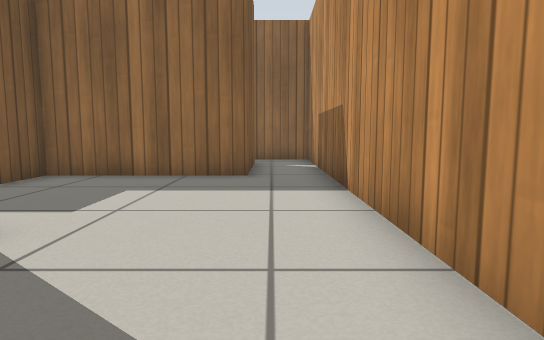
view 1 (above)

15 first-person views from a walk through a Gazebo world. The camera is 0.5 m above the floor, tilts 6° down and sees 75° across. The floor is counted in squares, 0.5 m on a side. Each view is taken from the middle of a square. On the plan, view 1 faces up. The plan holds only what a view shows up to about 13 squares ahead; the rest is blank. Simple patterns stand in for the simulator's built-in surfaces.

view 2
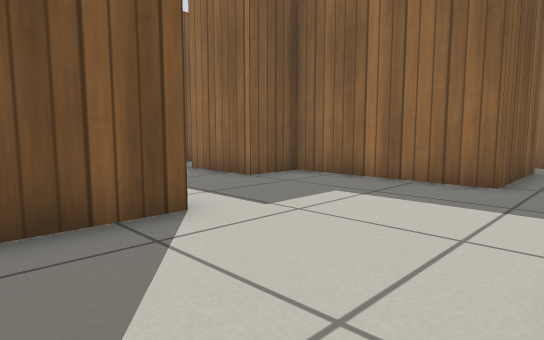

view 3
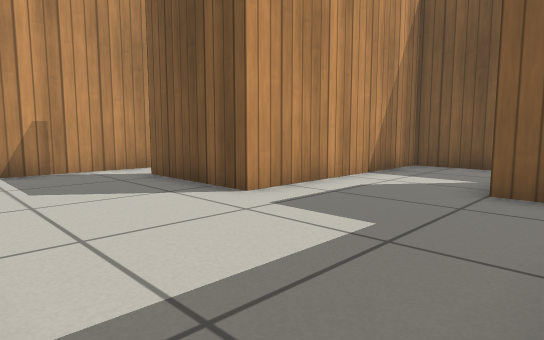

view 4
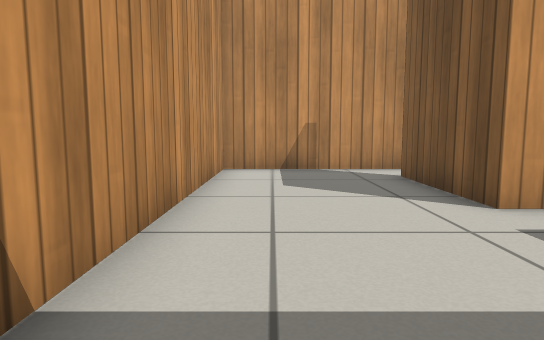

view 5
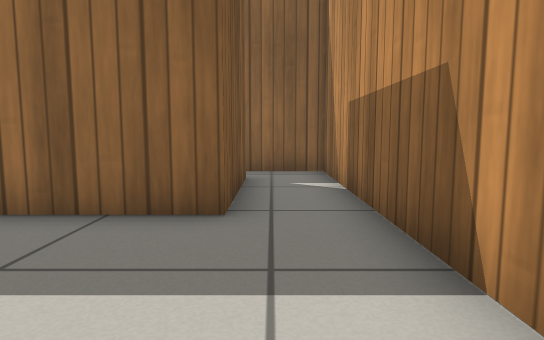

view 6
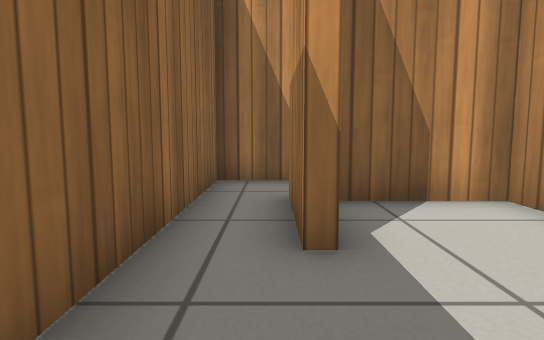

view 7
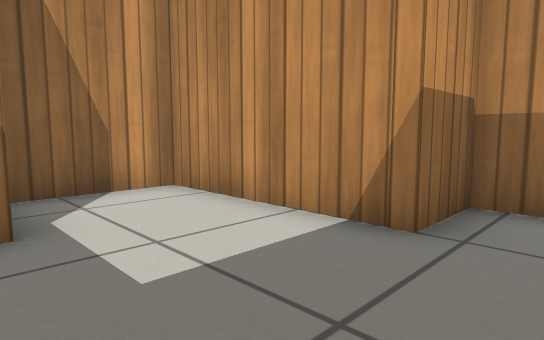

view 8
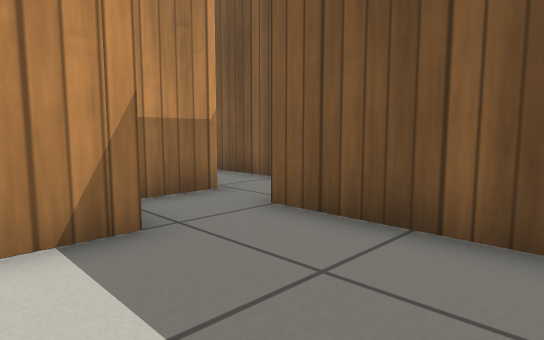

view 9
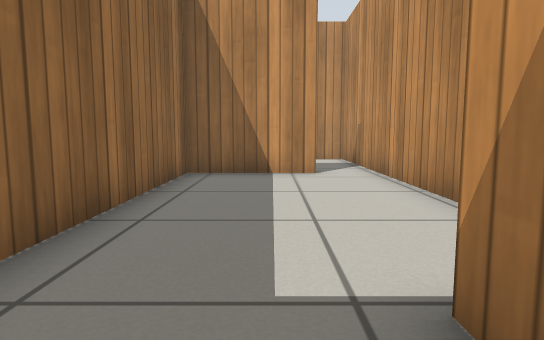

view 10
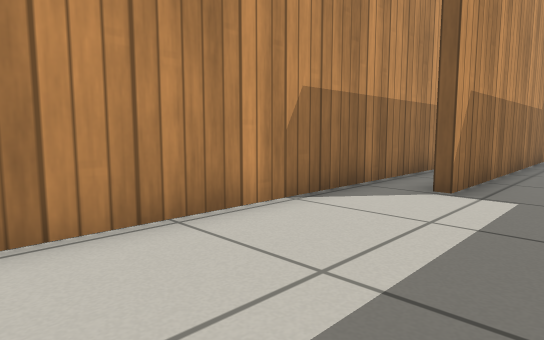

view 11
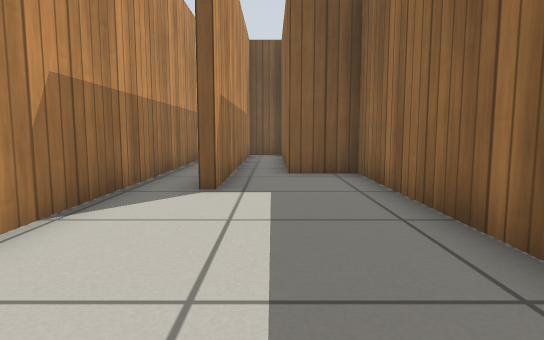

view 12
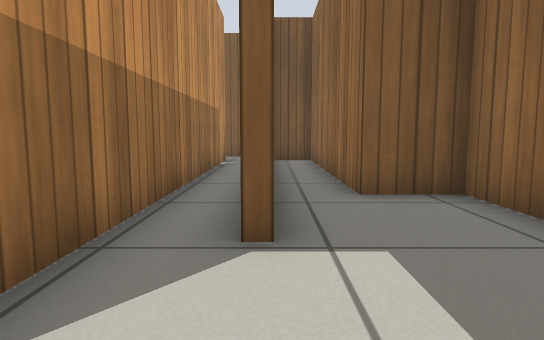

view 13
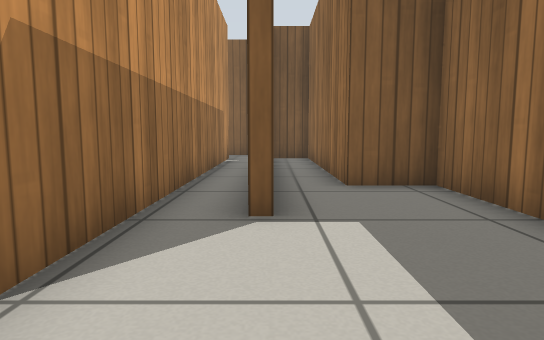

view 14
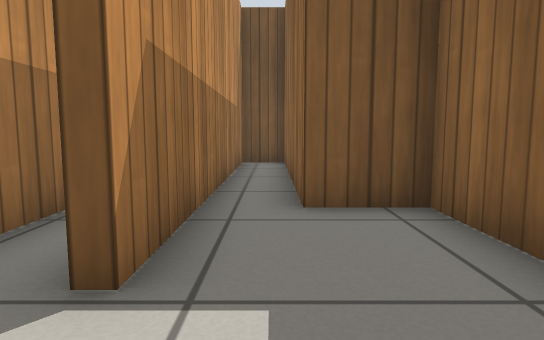

view 15
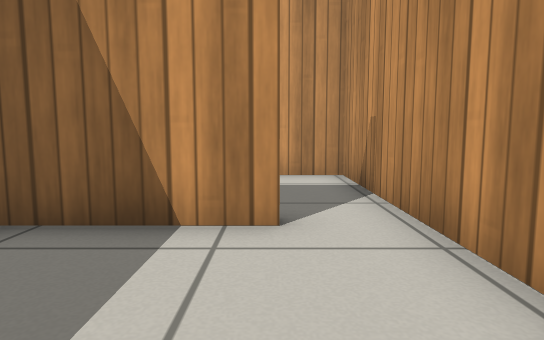

### Floor plan
Ten units are one square. View 1 is at (0, 0); x grows to the right and y downward. Boxes are objects, and circles mark ways between rooms. Rooms are numbered by the first view taken in them; rooms with no view inside come last. Other rooms are left out.
<svg viewBox="-204 -136 222 158">
<path fill="none" stroke="#000" d="M-31 -117 -6 -117 -6 -82 -53 -82 -53 -65 -79 -65M-97 -79 -97 -34 -30 -34 -30 1M-75 -116 -75 -106M-24 17 13 17 13 -131 -46 -131M-33 1 -33 -31 -127 -31 -127 -14M-199 0 -102 0 -102 4M-199 17 -24 17M-75 -106 -75 -84M-79 -68 -56 -68 -56 -85 -9 -85 -9 -111"/>
<circle cx="-30" cy="10" r="3" fill="#2a7"/>
<circle cx="-55" cy="-110" r="3" fill="#2a7"/>
<text x="-30" y="-60">1</text>
<text x="-100" y="0">2</text>
<text x="-50" y="-90">3</text>
</svg>
Room 1 opens to room 2. Room 1 opens to room 3.

Where each view was taken, in squares from view 1:
view 1: 0 up, 0 right, facing up
view 2: 1 up, 1 right, facing up-left
view 3: 8 up, 1 right, facing down-left
view 4: 8 up, 0 right, facing down
view 5: 4 up, 0 right, facing up
view 6: 12 up, 6 left, facing right
view 7: 12 up, 7 left, facing down-right
view 8: 12 up, 4 left, facing down-left
view 9: 1 up, 12 left, facing right
view 10: 2 up, 4 left, facing down-left
view 11: 1 up, 4 left, facing left
view 12: 0 up, 7 left, facing left
view 13: 0 up, 6 left, facing left
view 14: 1 up, 8 left, facing left
view 15: 0 up, 7 left, facing right
